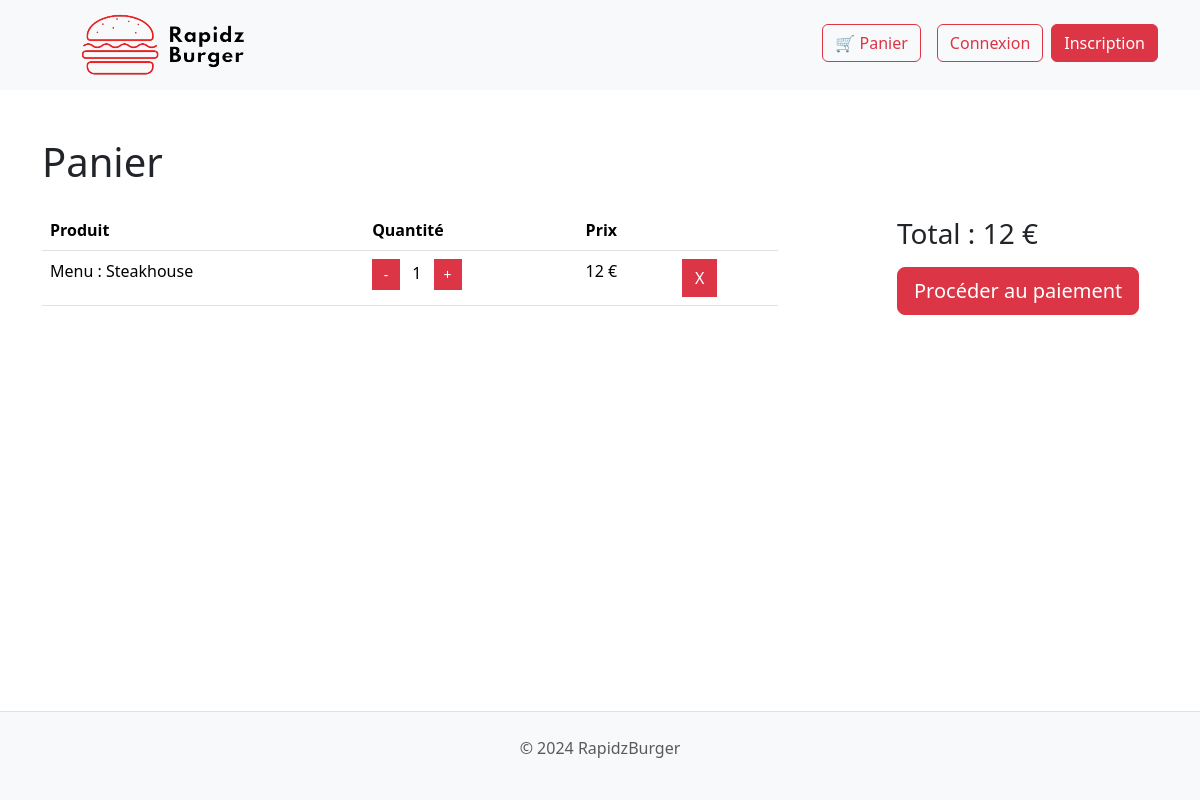
Page /panier/add/1 on the committed database.
### tables this page shows
CREATE TABLE `menu` (
  `id` tinyint NOT NULL,
  `nom` varchar(255) NOT NULL,
  `prix` decimal(4,2) NOT NULL,
  `description` text NOT NULL,
  `image` varchar(255) NOT NULL
);

### src/controllers/Controller.php (called while the page is built, shortened)
<?php
class Controller
{
    public function render($view, $data = [])
    {
        extract($data);
        include '../src/views/' . $view . '.php';
        include '../src/views/layouts/default.php';
    }
}

### src/controllers/PanierController.php (called while the page is built, shortened)
<?php
class PanierController extends Controller {
    private $menuModel;
    public function __construct()
    {
        $this->menuModel = new MenuModel();
    }
    public function index()
    {
        $total = $_SESSION['total'] ?? 0;
        $panier = $_SESSION['panier'] ?? [];
        $this->render('panier', compact('panier', 'total'));
    }
    public function add(int $id)
    {
        $menu = $this->menuModel->findById($id);
        $this->index();
    }
}

### src/models/Model.php (called while the page is built, shortened)
<?php
abstract class Model {
    private $dsn="mysql:dbname=rapidzburger;host=localhost;charset=utf8";
	private $login="root";
	private $password="";
	protected $pdo;
	protected $table;
    public function __construct(){
		if($this->pdo == null){
			$this->pdo = new PDO($this->dsn, $this->login, $this->password);
			$this->pdo->setAttribute(PDO::ATTR_ERRMODE,PDO::ERRMODE_EXCEPTION);
			$this->pdo->setAttribute(PDO::ATTR_DEFAULT_FETCH_MODE,PDO::FETCH_OBJ);
		}
	}
	public function findById(int $id)
	{
		$query = $this->pdo->prepare("SELECT * FROM $this->table WHERE id = :id");
		$query->execute(['id' => $id]);
		return $query->fetch();
	}
}

### src/views/panier.php (the view)
<section>
    <h1 class="mb-4">Panier</h1>
    <div class="row align-items-center justify-content-between">
        <div class="col-md-8 col-sm-12">
            <table class="table">
                <thead>
                    <tr>
                        <th scope="col">Produit</th>
                        <th scope="col">Quantité</th>
                        <th scope="col">Prix</th>
                        <th scope="col"></th>
                    </tr>
                </thead>
                <tbody>
                    <?php foreach ($panier as $menu): ?>
                        <tr>
                            <td>Menu : <?= $menu->nom ?></td>
                            <td><a class="btn btn-danger btn-sm me-2 rounded-0" style="width: 28px;" href="/panier/reduce/<?= $menu->id?>">-</a> <?= $menu->quantite ?> <a class="btn btn-danger btn-sm ms-2 rounded-0" style="width: 28px;" href="/panier/add/<?= $menu->id?>">+</a></td>
                            <td><?= $menu->prix * $menu->quantite ?> €</td>
                            <td><a class="btn btn-danger rounded-0" href="/panier/delete/<?= $menu->id?>">X</a></td>
                        </tr>
                    <?php endforeach; ?>
                </tbody>
            </table>
        </div>
        <div class="col-md-3">
            <h3 class="mb-3">Total : <?=  $total ?> €</h3>
            <a class="btn btn-danger btn-lg" href="/panier/checkout">Procéder au paiement</a>
        </div>
    </div>
</section>

### rows in the picture
menu: nom "Steakhouse", id "1", $menu->prix * $menu->quantite "12"

### other values in the picture
$total "12"
